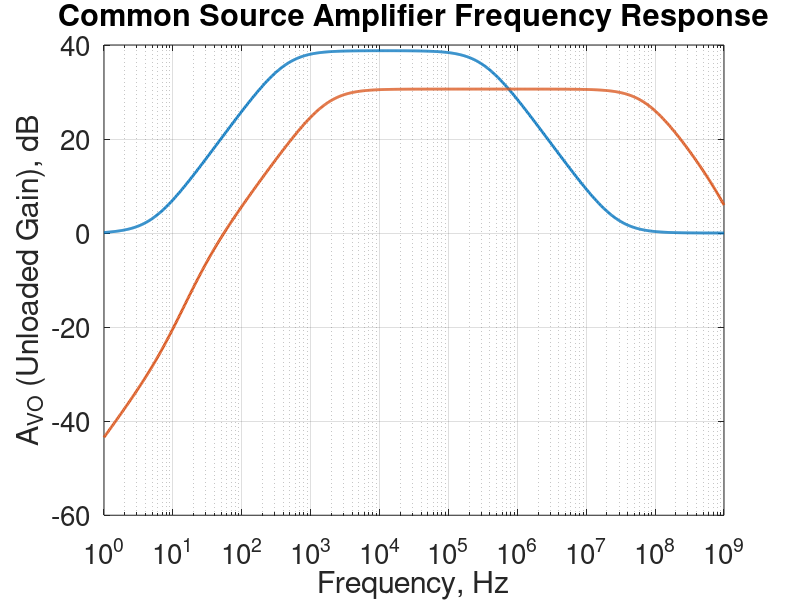

Reproduce this figure in MATLAB.
%% ECE 342 - Derek Haas & Cameron Sullivan - Lab Task 5 MATLAB code.
close all;


%% CS Amplifier Simulation
close all;

data = csvread('common_source_sim.CSV');
frequency = data(:,1);
voltage = data(:,4);

figure(1);
semilogx(frequency, voltage, 'linewidth', 2);
grid on;
set(gca, 'fontsize', 20);
title('Common Source Amplifier Frequency Response');
ylabel('A_{VO} (Unloaded Gain), dB');
xlabel('Frequency, Hz');
% ylim([ ]);
% xlim([ ]);
hold on;


%% CE Amplifier Simulation
close all;

data = csvread('common_emitter_sim.CSV');
frequency = data(:,1);
voltage = data(:,4);

figure(1);
semilogx(frequency, voltage, 'linewidth', 2);
grid on;
set(gca, 'fontsize', 20);
% title('Common Emitter Amplifier Frequency Response');
ylabel('A_{VO} (Unloaded Gain), dB');
xlabel('Frequency, Hz');
% ylim([ ]);
% xlim([ ]);
hold on;